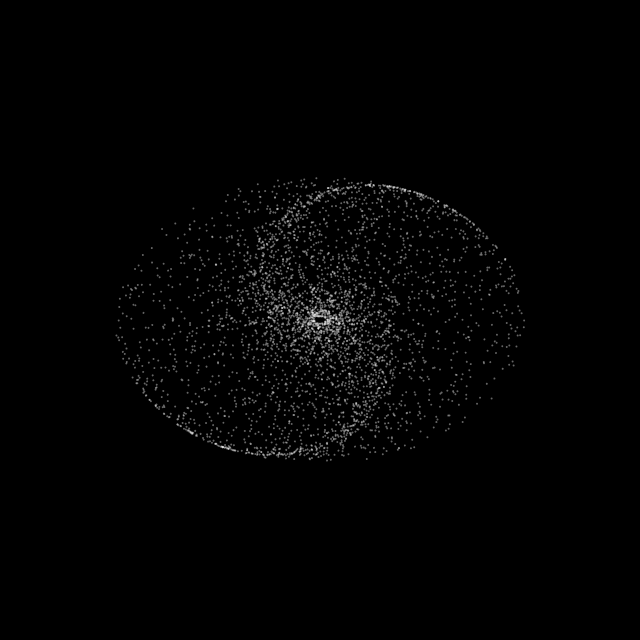
Frame 1 (no input)
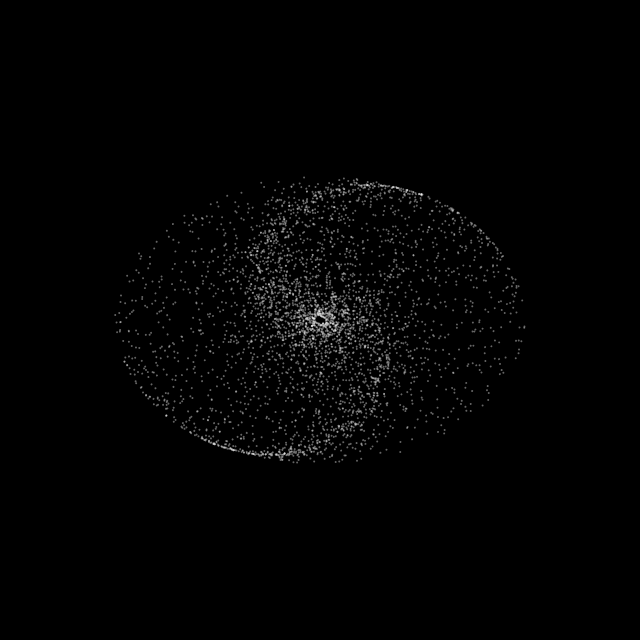
Frame 60 (no input)
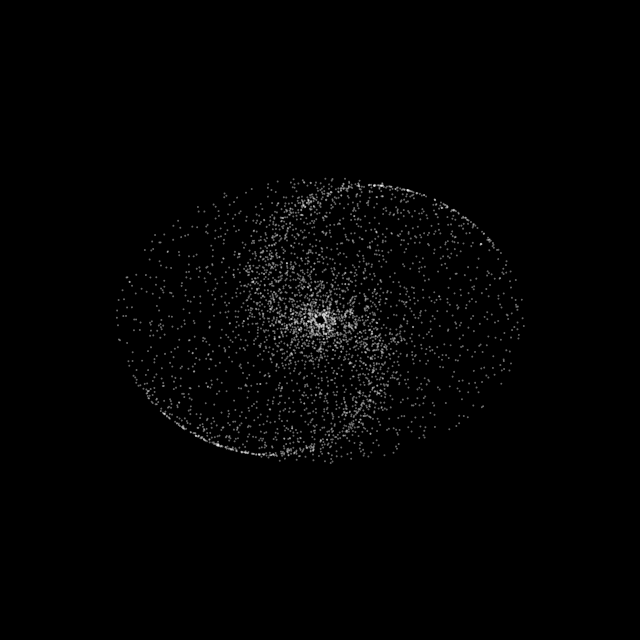
Frame 120 (the mouse pressed at the canvas centre since frame 60)

The p5.js sketch that drew these frames (run headless with seeded random() and noise() and a simulated clock; from frame 60 on, the mouse is pressed at the canvas centre):

// p5.js sketch
// ── sketch.js
let noOfStars = 4000, sizeDiff = 0.1, majorAxisMinLen = 10, widthHeightRatio = 0.7, rotationGradient, rotationGradientSlider, stars = [];

function setup() {
  createCanvas(640, 640);
  rotationGradient = PI/noOfStars;
  rotationGradientSlider = createSlider(0,rotationGradient*5, rotationGradient, rotationGradient/100);
  for(let i=0;i<noOfStars;i++) {
    const majorAxisLen = majorAxisMinLen + i*sizeDiff;
    stars.push(new Star(majorAxisLen));
  }
}

function draw() {
  background('black');
  
  noFill();
  stroke('white');

  translate(width/2, height/2)
  
  for(let i=0;i<noOfStars;i++) {    
    rotate(rotationGradientSlider.value())
    stars[i].display();
    stars[i].update();
  }
}

class Star {
  constructor(majorAxisLen) {
    this.majorAxisLen = majorAxisLen;
    this.minorAxisLen = majorAxisLen * widthHeightRatio;
    this.theta = random(2*PI);
    this.deltaTheta = 0.01
  }
  
  display() {
    const x = (this.majorAxisLen/2)*cos(this.theta)
    const y = (this.minorAxisLen/2)*sin(this.theta)
    
    noStroke();
    fill(255,255,255,100);
    circle(x, y, 2);
  }
  
  update() {
    this.theta += this.deltaTheta;
  }
}
